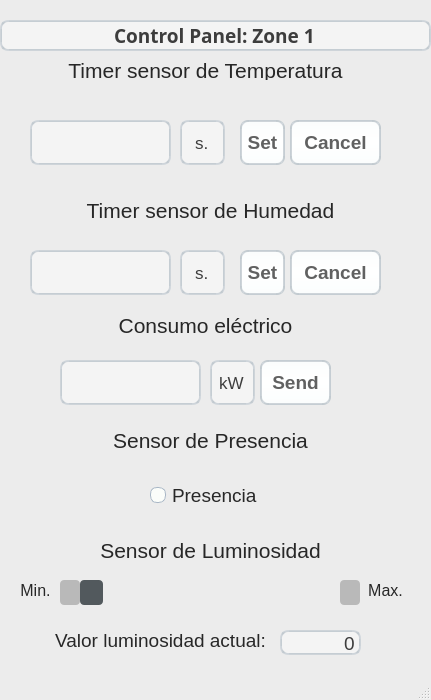
<?xml version="1.0" encoding="UTF-8"?>
<ui version="4.0">
 <class>MainWindow</class>
 <widget class="QMainWindow" name="MainWindow">
  <property name="enabled">
   <bool>true</bool>
  </property>
  <property name="geometry">
   <rect>
    <x>0</x>
    <y>0</y>
    <width>431</width>
    <height>700</height>
   </rect>
  </property>
  <property name="sizePolicy">
   <sizepolicy hsizetype="Fixed" vsizetype="Fixed">
    <horstretch>0</horstretch>
    <verstretch>0</verstretch>
   </sizepolicy>
  </property>
  <property name="minimumSize">
   <size>
    <width>411</width>
    <height>700</height>
   </size>
  </property>
  <property name="maximumSize">
   <size>
    <width>431</width>
    <height>700</height>
   </size>
  </property>
  <property name="windowTitle">
   <string>Control Panel</string>
  </property>
  <property name="styleSheet">
   <string notr="true">QMainWindow {
    background-color:#ececec;
}
QPushButton, QToolButton, QCommandLinkButton{
    padding: 0 5px 0 5px;
    border-style: solid;
    border-top-color: qlineargradient(spread:pad, x1:0, y1:0, x2:0, y2:1, stop:0 #c1c9cf, stop:1 #d2d8dd);
    border-right-color: qlineargradient(spread:pad, x1:1, y1:0, x2:0, y2:0, stop:0 #c1c9cf, stop:1 #d2d8dd);
    border-bottom-color: qlineargradient(spread:pad, x1:0, y1:1, x2:0, y2:0, stop:0 #c1c9cf, stop:1 #d2d8dd);
    border-left-color: qlineargradient(spread:pad, x1:0, y1:0, x2:1, y2:0, stop:0 #c1c9cf, stop:1 #d2d8dd);
    border-width: 2px;
    border-radius: 8px;
    color: #616161;
    font-weight: bold;
    background-color: qlineargradient(spread:pad, x1:0.5, y1:0, x2:0.5, y2:1, stop:0 #fbfdfd, stop:0.5 #ffffff, stop:1 #fbfdfd);
}
QPushButton::default, QToolButton::default, QCommandLinkButton::default{
    border: 2px solid transparent;
    color: #FFFFFF;
    background-color: qlineargradient(spread:pad, x1:0.5, y1:0, x2:0.5, y2:1, stop:0 #84afe5, stop:1 #1168e4);
}
QPushButton:hover, QToolButton:hover, QCommandLinkButton:hover{
    color: #3d3d3d;
}
QPushButton:pressed, QToolButton:pressed, QCommandLinkButton:pressed{
    color: #aeaeae;
    background-color: qlineargradient(spread:pad, x1:0.5, y1:0, x2:0.5, y2:1, stop:0 #ffffff, stop:0.5 #fbfdfd, stop:1 #ffffff);
}
QPushButton:disabled, QToolButton:disabled, QCommandLinkButton:disabled{
    color: #616161;
    background-color: qlineargradient(spread:pad, x1:0.5, y1:0, x2:0.5, y2:1, stop:0 #dce7eb, stop:0.5 #e0e8eb, stop:1 #dee7ec);
}
QLineEdit, QTextEdit, QPlainTextEdit, QSpinBox, QDoubleSpinBox, QTimeEdit, QDateEdit, QDateTimeEdit {
    border-width: 2px;
    border-radius: 8px;
    border-style: solid;
    border-top-color: qlineargradient(spread:pad, x1:0.5, y1:1, x2:0.5, y2:0, stop:0 #c1c9cf, stop:1 #d2d8dd);
    border-right-color: qlineargradient(spread:pad, x1:0, y1:0, x2:1, y2:0, stop:0 #c1c9cf, stop:1 #d2d8dd);
    border-bottom-color: qlineargradient(spread:pad, x1:0.5, y1:0, x2:0.5, y2:1, stop:0 #c1c9cf, stop:1 #d2d8dd);
    border-left-color: qlineargradient(spread:pad, x1:1, y1:0, x2:0, y2:0, stop:0 #c1c9cf, stop:1 #d2d8dd);
    background-color: #f4f4f4;
    color: #3d3d3d;
}
QLineEdit:focus, QTextEdit:focus, QPlainTextEdit:focus, QSpinBox:focus, QDoubleSpinBox:focus, QTimeEdit:focus, QDateEdit:focus, QDateTimeEdit:focus {
    border-width: 2px;
    border-radius: 8px;
    border-style: solid;
    border-top-color: qlineargradient(spread:pad, x1:0.5, y1:1, x2:0.5, y2:0, stop:0 #85b7e3, stop:1 #9ec1db);
    border-right-color: qlineargradient(spread:pad, x1:0, y1:0, x2:1, y2:0, stop:0 #85b7e3, stop:1 #9ec1db);
    border-bottom-color: qlineargradient(spread:pad, x1:0.5, y1:0, x2:0.5, y2:1, stop:0 #85b7e3, stop:1 #9ec1db);
    border-left-color: qlineargradient(spread:pad, x1:1, y1:0, x2:0, y2:0, stop:0 #85b7e3, stop:1 #9ec1db);
    background-color: #f4f4f4;
    color: #3d3d3d;
}
QLineEdit:disabled, QTextEdit:disabled, QPlainTextEdit:disabled, QSpinBox:disabled, QDoubleSpinBox:disabled, QTimeEdit:disabled, QDateEdit:disabled, QDateTimeEdit:disabled {
    color: #b9b9b9;
}
QSpinBox::up-button, QDoubleSpinBox::up-button, QTimeEdit::up-button, QDateEdit::up-button, QDateTimeEdit::up-button {
    subcontrol-origin: padding;
    subcontrol-position: top right;
    width: 15px;
    color: #272727;
    border-left-width: 1px;
    border-left-color: darkgray;
    border-left-style: solid;
    border-top-right-radius: 3px;
    padding: 3px;
}
QSpinBox::down-button, QDoubleSpinBox::down-button, QTimeEdit::down-button, QDateEdit::down-button, QDateTimeEdit::down-button {
    subcontrol-origin: padding;
    subcontrol-position: bottom right;
    width: 15px;
    color: #272727;
    border-left-width: 1px;
    border-left-color: darkgray;
    border-left-style: solid;
    border-bottom-right-radius: 3px;
    padding: 3px;
}
QSpinBox::up-button:pressed, QDoubleSpinBox::up-button:pressed, QTimeEdit::up-button:pressed, QDateEdit::up-button:pressed, QDateTimeEdit::up-button:pressed {
    color: #aeaeae;
    background-color: qlineargradient(spread:pad, x1:0.5, y1:0, x2:0.5, y2:1, stop:0 #ffffff, stop:0.5 #fbfdfd, stop:1 #ffffff);
}
QSpinBox::down-button:pressed, QDoubleSpinBox::down-button:pressed, QTimeEdit::down-button:pressed, QDateEdit::down-button:pressed, QDateTimeEdit::down-button:pressed {
    color: #aeaeae;
    background-color: qlineargradient(spread:pad, x1:0.5, y1:0, x2:0.5, y2:1, stop:0 #ffffff, stop:0.5 #fbfdfd, stop:1 #ffffff);
}
QSpinBox::up-button:hover, QDoubleSpinBox::up-button:hover, QTimeEdit::up-button:hover, QDateEdit::up-button:hover, QDateTimeEdit::up-button:hover {
    color: #FFFFFF;
    border-top-right-radius: 5px;
    background-color: qlineargradient(spread:pad, x1:0.5, y1:0, x2:0.5, y2:1, stop:0 #84afe5, stop:1 #1168e4);
    
}
QSpinBox::down-button:hover, QDoubleSpinBox::down-button:hover, QTimeEdit::down-button:hover, QDateEdit::down-button:hover, QDateTimeEdit::down-button:hover {
    color: #FFFFFF;
    border-bottom-right-radius: 5px;
    background-color: qlineargradient(spread:pad, x1:0.5, y1:0, x2:0.5, y2:1, stop:0 #84afe5, stop:1 #1168e4);
}
QSpinBox::up-arrow, QDoubleSpinBox::up-arrow, QTimeEdit::up-arrow, QDateEdit::up-arrow, QDateTimeEdit::up-arrow {
    image: url(/usr/share/icons/Adwaita/16x16/actions/go-up-symbolic.symbolic.png);
}
QSpinBox::down-arrow, QDoubleSpinBox::down-arrow, QTimeEdit::down-arrow, QDateEdit::down-arrow, QDateTimeEdit::down-arrow {
    image: url(/usr/share/icons/Adwaita/16x16/actions/go-down-symbolic.symbolic.png);
}
QProgressBar {
    max-height: 8px;
    text-align: center;
    font: italic bold 11px;
    color: #3d3d3d;
    border: 1px solid transparent;
    border-radius:4px;
    background-color: qlineargradient(spread:pad, x1:0, y1:0, x2:0, y2:1, stop:0 #ddd5d5, stop:0.5 #dad3d3, stop:1 #ddd5d5);
}
QProgressBar::chunk {
    background-color: qlineargradient(spread:pad, x1:0, y1:0, x2:0, y2:1, stop:0 #467dd1, stop:0.5 #3b88fc, stop:1 #467dd1);
    border-radius: 4px;
}
QProgressBar:disabled {
    color: #616161;
}
QProgressBar::chunk:disabled {
    background-color: #aeaeae;
}
QSlider::groove {
    border: 1px solid #bbbbbb;
    background-color: #52595d;
    border-radius: 4px;
}
QSlider::groove:horizontal {
    height: 6px;
}
QSlider::groove:vertical {
    width: 6px;
}
QSlider::handle:horizontal {
    background: #ffffff;
    border-style: solid;
    border-width: 1px;
    border-color: rgb(207,207,207);
    width: 12px;
    margin: -5px 0;
    border-radius: 7px;
}
QSlider::handle:vertical {
    background: #ffffff;
    border-style: solid;
    border-width: 1px;
    border-color: rgb(207,207,207);
    height: 12px;
    margin: 0 -5px;
    border-radius: 7px;
}
QSlider::add-page, QSlider::sub-page {
    border: 1px transparent;
    background-color: #52595d;
    border-radius: 4px;
}
QSlider::add-page:horizontal {
    background: qlineargradient(spread:pad, x1:0, y1:0, x2:0, y2:1, stop:0 #ddd5d5, stop:0.5 #dad3d3, stop:1 #ddd5d5);
}
QSlider::sub-page:horizontal {
    background-color: qlineargradient(spread:pad, x1:0, y1:0, x2:1, y2:0, stop:0 #467dd1, stop:0.5 #3b88fc, stop:1 #467dd1);
}
QSlider::add-page:vertical {
    background-color: qlineargradient(spread:pad, x1:0, y1:0, x2:0, y2:1, stop:0 #467dd1, stop:0.5 #3b88fc, stop:1 #467dd1);
}
QSlider::sub-page:vertical {
    background: qlineargradient(spread:pad, x1:0, y1:0, x2:1, y2:0, stop:0 #ddd5d5, stop:0.5 #dad3d3, stop:1 #ddd5d5);
}
QSlider::add-page:horizontal:disabled, QSlider::sub-page:horizontal:disabled, QSlider::add-page:vertical:disabled, QSlider::sub-page:vertical:disabled {
    background: #b9b9b9;
}
QComboBox, QFontComboBox {
    border-width: 2px;
    border-radius: 8px;
    border-style: solid;
    border-top-color: qlineargradient(spread:pad, x1:0.5, y1:1, x2:0.5, y2:0, stop:0 #c1c9cf, stop:1 #d2d8dd);
    border-right-color: qlineargradient(spread:pad, x1:0, y1:0, x2:1, y2:0, stop:0 #c1c9cf, stop:1 #d2d8dd);
    border-bottom-color: qlineargradient(spread:pad, x1:0.5, y1:0, x2:0.5, y2:1, stop:0 #c1c9cf, stop:1 #d2d8dd);
    border-left-color: qlineargradient(spread:pad, x1:1, y1:0, x2:0, y2:0, stop:0 #c1c9cf, stop:1 #d2d8dd);
    background-color: #f4f4f4;
    color: #272727;
    padding-left: 5px;
}
QComboBox:editable, QComboBox:!editable, QComboBox::drop-down:editable, QComboBox:!editable:on, QComboBox::drop-down:editable:on {
    background: #ffffff;
}
QComboBox::drop-down {
    subcontrol-origin: padding;
    subcontrol-position: top right;
    width: 15px;
    color: #272727;
    border-left-width: 1px;
    border-left-color: darkgray;
    border-left-style: solid;
    border-top-right-radius: 3px;
    border-bottom-right-radius: 3px;
}
QComboBox::down-arrow {
    image: url(/usr/share/icons/Adwaita/16x16/actions/go-down-symbolic.symbolic.png); /*Adawaita icon thene*/
}

QComboBox::down-arrow:on {
    top: 1px;
    left: 1px;
}
QComboBox QAbstractItemView {
    border: 1px solid darkgray;
    border-radius: 8px;
    selection-background-color: #dadada;
    selection-color: #272727;
    color: #272727;
    background: white;
}
QLabel, QCheckBox, QRadioButton {
    color: #272727;
}
QCheckBox {
    padding: 2px;
}
QCheckBox:disabled, QRadioButton:disabled {
    color: #808086;
    padding: 2px;
}

QCheckBox:hover {
    border-radius:4px;
    border-style:solid;
    padding-left: 1px;
    padding-right: 1px;
    padding-bottom: 1px;
    padding-top: 1px;
    border-width:1px;
    border-color: transparent;
}
QCheckBox::indicator:checked {
    image: url(/usr/share/icons/Adwaita/16x16/actions/object-select-symbolic.symbolic.png);
    height: 15px;
    width: 15px;
    border-style:solid;
    border-width: 1px;
    border-color: #48a5fd;
    color: #ffffff;
    border-radius: 3px;
    background-color: qlineargradient(spread:pad, x1:0, y1:0, x2:0, y2:1, stop:0 #48a5fd, stop:0.5 #329cfb, stop:1 #48a5fd);
}
QCheckBox::indicator:unchecked {
    
    height: 15px;
    width: 15px;
    border-style:solid;
    border-width: 1px;
    border-color: #48a5fd;
    border-radius: 3px;
    background-color: #fbfdfa;
}
QLCDNumber {
    color: #616161;;
}
QMenuBar {
    background-color: #ececec;
}
QMenuBar::item {
    color: #616161;
    spacing: 3px;
    padding: 1px 4px;
    background-color: #ececec;
}

QMenuBar::item:selected {
    background-color: #dadada;
    color: #3d3d3d;
}
QMenu {
    background-color: #ececec;
}
QMenu::item:selected {
    background-color: #dadada;
    color: #3d3d3d;
}
QMenu::item {
    color: #616161;;
    background-color: #e0e0e0;
}
QTabWidget {
    color:rgb(0,0,0);
    background-color:#000000;
}
QTabWidget::pane {
    border-color: #050a0e;
    background-color: #e0e0e0;
    border-width: 1px;
    border-radius: 4px;
    position: absolute;
    top: -0.5em;
    padding-top: 0.5em;
}

QTabWidget::tab-bar {
    alignment: center;
}

QTabBar::tab {
    border-bottom: 1px solid #c0c0c0;
    padding: 3px;
    color: #272727;
    background-color: #fefefc;
    margin-left:0px;
}
QTabBar::tab:!last {
    border-right: 1px solid;
    border-right-color: #c0c0c0;
    border-bottom-color: #c0c0c0;
}
QTabBar::tab:first {
    border-top-left-radius: 4px;
    border-bottom-left-radius: 4px;
}
QTabBar::tab:last {
    border-top-right-radius: 4px;
    border-bottom-right-radius: 4px;
}
QTabBar::tab:selected, QTabBar::tab:last:selected, QTabBar::tab:hover {
    color: #FFFFFF;
    background-color: qlineargradient(spread:pad, x1:0.5, y1:0, x2:0.5, y2:1, stop:0 #84afe5, stop:1 #1168e4);
}
QRadioButton::indicator {
    height: 14px;
    width: 14px;
    border-style:solid;
    border-radius:7px;
    border-width: 1px;
}
QRadioButton::indicator:checked {
    border-color: #48a5fd;
    background-color: qradialgradient(cx:0.5, cy:0.5, radius:0.4,fx:0.5, fy:0.5, stop:0 #ffffff, stop:0.5 #ffffff, stop:0.6 #48a5fd, stop:1 #48a5fd);
}
QRadioButton::indicator:!checked {
    border-color: #a9b7c6;
    background-color: #fbfdfa;
}
QStatusBar {
    color:#027f7f;
}

QDial {
    background: #16a085;
}

QToolBox {
    color: #a9b7c6;
    background-color: #222b2e;
}
QToolBox::tab {
    color: #a9b7c6;
    background-color:#222b2e;
}
QToolBox::tab:selected {
    color: #FFFFFF;
    background-color:#222b2e;
}
QScrollArea {
    color: #FFFFFF;
    background-color:#222b2e;
}

QScrollBar:horizontal {
	max-height: 10px;
	border: 1px transparent grey;
	margin: 0px 20px 0px 20px;
	background: transparent;
}
QScrollBar:vertical {
	max-width: 10px;
	border: 1px transparent grey;
	margin: 20px 0px 20px 0px;
	background: transparent;
}
QScrollBar::handle:vertical, QScrollBar::handle:horizontal {
	background: #52595d;
	border-style: transparent;
	border-radius: 4px;
	min-height: 25px;
}
QScrollBar::handle:horizontal:hover, QScrollBar::handle:vertical:hover {
	background: qlineargradient(spread:pad, x1:0, y1:0, x2:1, y2:0, stop:0 #467dd1, stop:0.5 #3b88fc, stop:1 #467dd1);
}
QScrollBar::add-line, QScrollBar::sub-line {
    border: 2px transparent grey;
    border-radius: 4px;
    subcontrol-origin: margin;
    background: #b9b9b9;
}
QScrollBar::add-line:horizontal {
    width: 20px;
    subcontrol-position: right;
}
QScrollBar::add-line:vertical {
    height: 20px;
    subcontrol-position: bottom;
}
QScrollBar::sub-line:horizontal {
    width: 20px;
    subcontrol-position: left;
}
QScrollBar::sub-line:vertical {
    height: 20px;
    subcontrol-position: top;
}
QScrollBar::add-line:vertical:pressed, QScrollBar::add-line:horizontal:pressed, QScrollBar::sub-line:horizontal:pressed, QScrollBar::sub-line:vertical:pressed {
    background: qlineargradient(spread:pad, x1:0, y1:0, x2:1, y2:0, stop:0 #467dd1, stop:0.5 #3b88fc, stop:1 #467dd1);
}
QScrollBar::add-page:horizontal, QScrollBar::sub-page:horizontal, QScrollBar::add-page:vertical, QScrollBar::sub-page:vertical {
    background: none;
}
QScrollBar::up-arrow:vertical {
    image: url(/usr/share/icons/Adwaita/16x16/actions/go-up-symbolic.symbolic.png);
}
QScrollBar::down-arrow:vertical {
    image: url(/usr/share/icons/Adwaita/16x16/actions/go-down-symbolic.symbolic.png);
}
QScrollBar::left-arrow:horizontal {
    image: url(/usr/share/icons/Adwaita/16x16/actions/go-previous-symbolic.symbolic.png);
}
QScrollBar::right-arrow:horizontal {
    image: url(/usr/share/icons/Adwaita/16x16/actions/go-next-symbolic.symbolic.png);
}</string>
  </property>
  <property name="locale">
   <locale language="Spanish" country="Spain"/>
  </property>
  <property name="animated">
   <bool>false</bool>
  </property>
  <widget class="QWidget" name="centralwidget">
   <widget class="QPushButton" name="set_temp">
    <property name="geometry">
     <rect>
      <x>240</x>
      <y>120</y>
      <width>45</width>
      <height>45</height>
     </rect>
    </property>
    <property name="font">
     <font>
      <pointsize>14</pointsize>
      <weight>75</weight>
      <bold>true</bold>
     </font>
    </property>
    <property name="text">
     <string>Set</string>
    </property>
   </widget>
   <widget class="QPushButton" name="set_hum">
    <property name="geometry">
     <rect>
      <x>240</x>
      <y>250</y>
      <width>45</width>
      <height>45</height>
     </rect>
    </property>
    <property name="font">
     <font>
      <pointsize>14</pointsize>
      <weight>75</weight>
      <bold>true</bold>
     </font>
    </property>
    <property name="text">
     <string>Set</string>
    </property>
   </widget>
   <widget class="QLabel" name="label">
    <property name="geometry">
     <rect>
      <x>110</x>
      <y>310</y>
      <width>191</width>
      <height>31</height>
     </rect>
    </property>
    <property name="font">
     <font>
      <pointsize>16</pointsize>
     </font>
    </property>
    <property name="text">
     <string>Consumo eléctrico</string>
    </property>
    <property name="alignment">
     <set>Qt::AlignCenter</set>
    </property>
   </widget>
   <widget class="QLabel" name="label_2">
    <property name="geometry">
     <rect>
      <x>60</x>
      <y>430</y>
      <width>301</width>
      <height>20</height>
     </rect>
    </property>
    <property name="font">
     <font>
      <pointsize>16</pointsize>
     </font>
    </property>
    <property name="lineWidth">
     <number>2</number>
    </property>
    <property name="text">
     <string>Sensor de Presencia</string>
    </property>
    <property name="alignment">
     <set>Qt::AlignCenter</set>
    </property>
   </widget>
   <widget class="QLabel" name="label_3">
    <property name="geometry">
     <rect>
      <x>80</x>
      <y>200</y>
      <width>261</width>
      <height>20</height>
     </rect>
    </property>
    <property name="font">
     <font>
      <pointsize>16</pointsize>
     </font>
    </property>
    <property name="text">
     <string>Timer sensor de Humedad</string>
    </property>
    <property name="alignment">
     <set>Qt::AlignCenter</set>
    </property>
   </widget>
   <widget class="QLabel" name="label_4">
    <property name="geometry">
     <rect>
      <x>60</x>
      <y>60</y>
      <width>291</width>
      <height>20</height>
     </rect>
    </property>
    <property name="font">
     <font>
      <pointsize>16</pointsize>
     </font>
    </property>
    <property name="text">
     <string>Timer sensor de Temperatura</string>
    </property>
    <property name="alignment">
     <set>Qt::AlignCenter</set>
    </property>
   </widget>
   <widget class="QPushButton" name="send_cons">
    <property name="geometry">
     <rect>
      <x>260</x>
      <y>360</y>
      <width>71</width>
      <height>45</height>
     </rect>
    </property>
    <property name="font">
     <font>
      <pointsize>14</pointsize>
      <weight>75</weight>
      <bold>true</bold>
     </font>
    </property>
    <property name="text">
     <string>Send</string>
    </property>
   </widget>
   <widget class="QLineEdit" name="temp_text">
    <property name="geometry">
     <rect>
      <x>30</x>
      <y>120</y>
      <width>141</width>
      <height>45</height>
     </rect>
    </property>
    <property name="font">
     <font>
      <pointsize>14</pointsize>
     </font>
    </property>
    <property name="alignment">
     <set>Qt::AlignRight|Qt::AlignTrailing|Qt::AlignVCenter</set>
    </property>
   </widget>
   <widget class="QLineEdit" name="cons_text">
    <property name="geometry">
     <rect>
      <x>60</x>
      <y>360</y>
      <width>141</width>
      <height>45</height>
     </rect>
    </property>
    <property name="font">
     <font>
      <pointsize>14</pointsize>
     </font>
    </property>
    <property name="alignment">
     <set>Qt::AlignRight|Qt::AlignTrailing|Qt::AlignVCenter</set>
    </property>
   </widget>
   <widget class="QLineEdit" name="lineEdit_5">
    <property name="geometry">
     <rect>
      <x>210</x>
      <y>360</y>
      <width>45</width>
      <height>45</height>
     </rect>
    </property>
    <property name="font">
     <font>
      <pointsize>13</pointsize>
     </font>
    </property>
    <property name="text">
     <string>kW</string>
    </property>
    <property name="alignment">
     <set>Qt::AlignCenter</set>
    </property>
    <property name="readOnly">
     <bool>true</bool>
    </property>
   </widget>
   <widget class="QLineEdit" name="lineEdit_7">
    <property name="geometry">
     <rect>
      <x>180</x>
      <y>120</y>
      <width>45</width>
      <height>45</height>
     </rect>
    </property>
    <property name="font">
     <font>
      <pointsize>13</pointsize>
     </font>
    </property>
    <property name="text">
     <string>s.</string>
    </property>
    <property name="alignment">
     <set>Qt::AlignCenter</set>
    </property>
    <property name="readOnly">
     <bool>true</bool>
    </property>
   </widget>
   <widget class="QLineEdit" name="lineEdit_8">
    <property name="geometry">
     <rect>
      <x>180</x>
      <y>250</y>
      <width>45</width>
      <height>45</height>
     </rect>
    </property>
    <property name="font">
     <font>
      <pointsize>13</pointsize>
     </font>
    </property>
    <property name="text">
     <string>s.</string>
    </property>
    <property name="alignment">
     <set>Qt::AlignCenter</set>
    </property>
    <property name="readOnly">
     <bool>true</bool>
    </property>
   </widget>
   <widget class="QLineEdit" name="hum_text">
    <property name="geometry">
     <rect>
      <x>30</x>
      <y>250</y>
      <width>141</width>
      <height>45</height>
     </rect>
    </property>
    <property name="font">
     <font>
      <pointsize>14</pointsize>
     </font>
    </property>
    <property name="alignment">
     <set>Qt::AlignRight|Qt::AlignTrailing|Qt::AlignVCenter</set>
    </property>
   </widget>
   <widget class="QLineEdit" name="principal_text">
    <property name="geometry">
     <rect>
      <x>0</x>
      <y>20</y>
      <width>431</width>
      <height>31</height>
     </rect>
    </property>
    <property name="font">
     <font>
      <family>Ubuntu Condensed</family>
      <pointsize>14</pointsize>
      <weight>75</weight>
      <bold>true</bold>
     </font>
    </property>
    <property name="text">
     <string>Control Panel: Zone 1</string>
    </property>
    <property name="alignment">
     <set>Qt::AlignCenter</set>
    </property>
    <property name="readOnly">
     <bool>true</bool>
    </property>
   </widget>
   <widget class="QPushButton" name="temp_cancel">
    <property name="geometry">
     <rect>
      <x>290</x>
      <y>120</y>
      <width>91</width>
      <height>45</height>
     </rect>
    </property>
    <property name="font">
     <font>
      <pointsize>14</pointsize>
      <weight>75</weight>
      <bold>true</bold>
     </font>
    </property>
    <property name="text">
     <string>Cancel</string>
    </property>
   </widget>
   <widget class="QPushButton" name="hum_cancel">
    <property name="geometry">
     <rect>
      <x>290</x>
      <y>250</y>
      <width>91</width>
      <height>45</height>
     </rect>
    </property>
    <property name="font">
     <font>
      <pointsize>14</pointsize>
      <weight>75</weight>
      <bold>true</bold>
     </font>
    </property>
    <property name="text">
     <string>Cancel</string>
    </property>
   </widget>
   <widget class="QLabel" name="label_5">
    <property name="geometry">
     <rect>
      <x>60</x>
      <y>540</y>
      <width>301</width>
      <height>20</height>
     </rect>
    </property>
    <property name="font">
     <font>
      <pointsize>16</pointsize>
     </font>
    </property>
    <property name="lineWidth">
     <number>2</number>
    </property>
    <property name="text">
     <string>Sensor de Luminosidad</string>
    </property>
    <property name="alignment">
     <set>Qt::AlignCenter</set>
    </property>
   </widget>
   <widget class="QScrollBar" name="scroll_lum">
    <property name="geometry">
     <rect>
      <x>60</x>
      <y>580</y>
      <width>300</width>
      <height>25</height>
     </rect>
    </property>
    <property name="sizePolicy">
     <sizepolicy hsizetype="Fixed" vsizetype="Fixed">
      <horstretch>0</horstretch>
      <verstretch>0</verstretch>
     </sizepolicy>
    </property>
    <property name="minimumSize">
     <size>
      <width>300</width>
      <height>25</height>
     </size>
    </property>
    <property name="maximumSize">
     <size>
      <width>300</width>
      <height>10</height>
     </size>
    </property>
    <property name="maximum">
     <number>100</number>
    </property>
    <property name="orientation">
     <enum>Qt::Horizontal</enum>
    </property>
   </widget>
   <widget class="QLabel" name="label_6">
    <property name="geometry">
     <rect>
      <x>10</x>
      <y>580</y>
      <width>51</width>
      <height>20</height>
     </rect>
    </property>
    <property name="font">
     <font>
      <pointsize>12</pointsize>
     </font>
    </property>
    <property name="lineWidth">
     <number>2</number>
    </property>
    <property name="text">
     <string>Min.</string>
    </property>
    <property name="alignment">
     <set>Qt::AlignCenter</set>
    </property>
   </widget>
   <widget class="QLabel" name="label_7">
    <property name="geometry">
     <rect>
      <x>360</x>
      <y>580</y>
      <width>51</width>
      <height>20</height>
     </rect>
    </property>
    <property name="font">
     <font>
      <pointsize>12</pointsize>
     </font>
    </property>
    <property name="lineWidth">
     <number>2</number>
    </property>
    <property name="text">
     <string>Max.</string>
    </property>
    <property name="alignment">
     <set>Qt::AlignCenter</set>
    </property>
   </widget>
   <widget class="QRadioButton" name="presen_switch">
    <property name="geometry">
     <rect>
      <x>150</x>
      <y>470</y>
      <width>111</width>
      <height>51</height>
     </rect>
    </property>
    <property name="font">
     <font>
      <pointsize>14</pointsize>
     </font>
    </property>
    <property name="text">
     <string>Presencia</string>
    </property>
    <property name="iconSize">
     <size>
      <width>30</width>
      <height>30</height>
     </size>
    </property>
   </widget>
   <widget class="QLabel" name="label_8">
    <property name="geometry">
     <rect>
      <x>10</x>
      <y>630</y>
      <width>301</width>
      <height>20</height>
     </rect>
    </property>
    <property name="font">
     <font>
      <pointsize>14</pointsize>
     </font>
    </property>
    <property name="lineWidth">
     <number>2</number>
    </property>
    <property name="text">
     <string>Valor luminosidad actual:</string>
    </property>
    <property name="alignment">
     <set>Qt::AlignCenter</set>
    </property>
   </widget>
   <widget class="QLineEdit" name="scroll_value">
    <property name="geometry">
     <rect>
      <x>280</x>
      <y>630</y>
      <width>81</width>
      <height>25</height>
     </rect>
    </property>
    <property name="font">
     <font>
      <pointsize>14</pointsize>
     </font>
    </property>
    <property name="text">
     <string>0</string>
    </property>
    <property name="alignment">
     <set>Qt::AlignRight|Qt::AlignTrailing|Qt::AlignVCenter</set>
    </property>
    <property name="readOnly">
     <bool>true</bool>
    </property>
   </widget>
  </widget>
  <widget class="QStatusBar" name="statusbar"/>
 </widget>
 <resources/>
 <connections/>
</ui>
